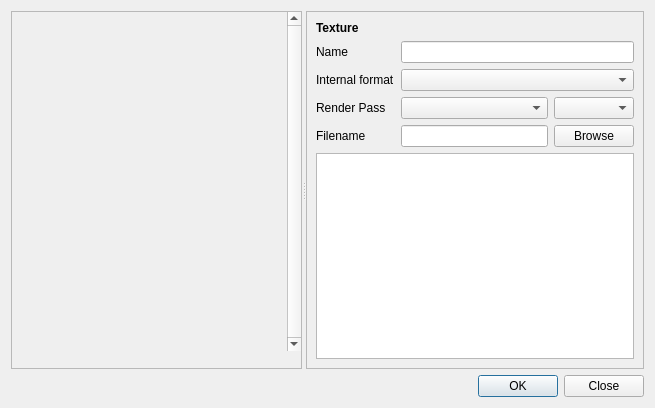
<?xml version="1.0" encoding="UTF-8"?>
<ui version="4.0">
 <class>Shaderkit::TextureBrowser</class>
 <widget class="QWidget" name="Shaderkit::TextureBrowser">
  <property name="geometry">
   <rect>
    <x>0</x>
    <y>0</y>
    <width>655</width>
    <height>408</height>
   </rect>
  </property>
  <property name="windowTitle">
   <string>Texture Browser</string>
  </property>
  <property name="windowIcon">
   <iconset resource="../../gfx/gfx.qrc">
    <normaloff>:/icons/logo.png</normaloff>:/icons/logo.png</iconset>
  </property>
  <layout class="QVBoxLayout" name="verticalLayout">
   <item>
    <widget class="QSplitter" name="splitter">
     <property name="orientation">
      <enum>Qt::Horizontal</enum>
     </property>
     <widget class="QFrame" name="frame">
      <property name="frameShape">
       <enum>QFrame::StyledPanel</enum>
      </property>
      <property name="frameShadow">
       <enum>QFrame::Raised</enum>
      </property>
      <layout class="QVBoxLayout" name="verticalLayout_2">
       <property name="spacing">
        <number>0</number>
       </property>
       <property name="margin">
        <number>0</number>
       </property>
       <item>
        <widget class="QStackedWidget" name="stackedWidget">
         <property name="currentIndex">
          <number>1</number>
         </property>
         <widget class="QWidget" name="page">
          <layout class="QHBoxLayout" name="horizontalLayout">
           <property name="margin">
            <number>0</number>
           </property>
           <item>
            <widget class="QListWidget" name="list"/>
           </item>
          </layout>
         </widget>
         <widget class="QWidget" name="page_2">
          <layout class="QVBoxLayout" name="verticalLayout_3">
           <property name="margin">
            <number>0</number>
           </property>
           <item>
            <widget class="QScrollArea" name="scrollArea">
             <property name="frameShape">
              <enum>QFrame::NoFrame</enum>
             </property>
             <property name="verticalScrollBarPolicy">
              <enum>Qt::ScrollBarAlwaysOn</enum>
             </property>
             <property name="horizontalScrollBarPolicy">
              <enum>Qt::ScrollBarAlwaysOff</enum>
             </property>
             <property name="widgetResizable">
              <bool>true</bool>
             </property>
             <widget class="QWidget" name="canvas">
              <property name="geometry">
               <rect>
                <x>0</x>
                <y>0</y>
                <width>269</width>
                <height>334</height>
               </rect>
              </property>
              <property name="autoFillBackground">
               <bool>true</bool>
              </property>
             </widget>
            </widget>
           </item>
          </layout>
         </widget>
        </widget>
       </item>
       <item>
        <widget class="QToolBar" name="toolbar">
         <property name="iconSize">
          <size>
           <width>16</width>
           <height>16</height>
          </size>
         </property>
         <property name="floatable">
          <bool>false</bool>
         </property>
        </widget>
       </item>
      </layout>
     </widget>
     <widget class="QFrame" name="panel">
      <property name="minimumSize">
       <size>
        <width>320</width>
        <height>0</height>
       </size>
      </property>
      <property name="frameShape">
       <enum>QFrame::StyledPanel</enum>
      </property>
      <property name="frameShadow">
       <enum>QFrame::Raised</enum>
      </property>
      <layout class="QGridLayout" name="gridLayout">
       <item row="5" column="2">
        <widget class="QPushButton" name="browse">
         <property name="text">
          <string>Browse</string>
         </property>
        </widget>
       </item>
       <item row="6" column="0" colspan="3">
        <widget class="QTableWidget" name="params">
         <property name="selectionBehavior">
          <enum>QAbstractItemView::SelectRows</enum>
         </property>
         <property name="verticalScrollMode">
          <enum>QAbstractItemView::ScrollPerPixel</enum>
         </property>
         <property name="horizontalScrollMode">
          <enum>QAbstractItemView::ScrollPerPixel</enum>
         </property>
         <attribute name="horizontalHeaderVisible">
          <bool>false</bool>
         </attribute>
         <attribute name="horizontalHeaderStretchLastSection">
          <bool>true</bool>
         </attribute>
         <attribute name="verticalHeaderVisible">
          <bool>false</bool>
         </attribute>
         <attribute name="verticalHeaderStretchLastSection">
          <bool>false</bool>
         </attribute>
         <column>
          <property name="text">
           <string>Param</string>
          </property>
         </column>
         <column>
          <property name="text">
           <string>Value</string>
          </property>
         </column>
        </widget>
       </item>
       <item row="0" column="0" colspan="3">
        <widget class="QLabel" name="sizeinfo">
         <property name="font">
          <font>
           <weight>75</weight>
           <bold>true</bold>
          </font>
         </property>
         <property name="text">
          <string>Texture</string>
         </property>
        </widget>
       </item>
       <item row="4" column="2">
        <widget class="QComboBox" name="color"/>
       </item>
       <item row="2" column="0">
        <widget class="QLabel" name="label">
         <property name="text">
          <string>Name</string>
         </property>
        </widget>
       </item>
       <item row="2" column="1" colspan="2">
        <widget class="QLineEdit" name="name"/>
       </item>
       <item row="4" column="1">
        <widget class="QComboBox" name="renderpass"/>
       </item>
       <item row="5" column="1">
        <widget class="QLineEdit" name="filename"/>
       </item>
       <item row="4" column="0">
        <widget class="QLabel" name="renderpass_label">
         <property name="toolTip">
          <string>Select the render pass and the render buffer that is rendered to this texture</string>
         </property>
         <property name="text">
          <string>Render Pass</string>
         </property>
        </widget>
       </item>
       <item row="5" column="0">
        <widget class="QLabel" name="filename_label">
         <property name="text">
          <string>Filename</string>
         </property>
        </widget>
       </item>
       <item row="3" column="1" colspan="2">
        <widget class="QComboBox" name="internal_format"/>
       </item>
       <item row="3" column="0">
        <widget class="QLabel" name="label_2">
         <property name="text">
          <string>Internal format</string>
         </property>
        </widget>
       </item>
      </layout>
     </widget>
    </widget>
   </item>
   <item>
    <layout class="QHBoxLayout" name="horizontalLayout_2">
     <item>
      <widget class="QLabel" name="task_description">
       <property name="text">
        <string/>
       </property>
      </widget>
     </item>
     <item>
      <widget class="QDialogButtonBox" name="buttonBox">
       <property name="orientation">
        <enum>Qt::Horizontal</enum>
       </property>
       <property name="standardButtons">
        <set>QDialogButtonBox::Close|QDialogButtonBox::Ok</set>
       </property>
      </widget>
     </item>
    </layout>
   </item>
  </layout>
 </widget>
 <resources>
  <include location="../../gfx/gfx.qrc"/>
 </resources>
 <connections/>
</ui>
